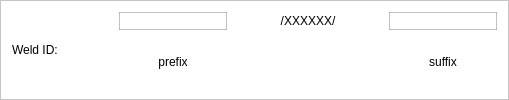
                   <widget class="QFrame" name="frame_6">
                    <property name="styleSheet">
                     <string notr="true">QFrame{
	background-color: rgb(255, 255, 255);}

QPushButton{
	font: 75 10pt &quot;Arial&quot; bold;
	color: rgb(255, 255, 255);
	border-radius: 5px;
	border: 1px solid rgb(30, 210, 80);
	background-color: rgb(30, 210, 80);
}


QLineEdit{
	background-color: (245, 245, 245);
	color: rgb(121, 121, 121);
	border: 1px solid rgba(150, 150, 150, 150);
}

</string>
                    </property>
                    <property name="frameShape">
                     <enum>QFrame::StyledPanel</enum>
                    </property>
                    <property name="frameShadow">
                     <enum>QFrame::Raised</enum>
                    </property>
                    <layout class="QHBoxLayout" name="horizontalLayout_13">
                     <item>
                      <widget class="QLabel" name="label_9">
                       <property name="minimumSize">
                        <size>
                         <width>101</width>
                         <height>0</height>
                        </size>
                       </property>
                       <property name="styleSheet">
                        <string notr="true">font: 75 12pt &quot;Calibri&quot; bold;</string>
                       </property>
                       <property name="text">
                        <string>Weld ID:</string>
                       </property>
                      </widget>
                     </item>
                     <item>
                      <layout class="QGridLayout" name="gridLayout_2">
                       <item row="0" column="1">
                        <widget class="QLabel" name="weldIDgeneratedLabel">
                         <property name="minimumSize">
                          <size>
                           <width>150</width>
                           <height>0</height>
                          </size>
                         </property>
                         <property name="text">
                          <string>/XXXXXX/</string>
                         </property>
                         <property name="alignment">
                          <set>Qt::AlignCenter</set>
                         </property>
                        </widget>
                       </item>
                       <item row="0" column="0">
                        <widget class="QLineEdit" name="weldIDprefixLine">
                         <property name="alignment">
                          <set>Qt::AlignCenter</set>
                         </property>
                         <property name="clearButtonEnabled">
                          <bool>true</bool>
                         </property>
                        </widget>
                       </item>
                       <item row="0" column="2">
                        <widget class="QLineEdit" name="weldIDsuffixLine">
                         <property name="alignment">
                          <set>Qt::AlignCenter</set>
                         </property>
                         <property name="clearButtonEnabled">
                          <bool>true</bool>
                         </property>
                        </widget>
                       </item>
                       <item row="1" column="0">
                        <widget class="QLabel" name="label_2">
                         <property name="text">
                          <string>prefix</string>
                         </property>
                         <property name="alignment">
                          <set>Qt::AlignCenter</set>
                         </property>
                        </widget>
                       </item>
                       <item row="1" column="2">
                        <widget class="QLabel" name="label_7">
                         <property name="text">
                          <string>suffix</string>
                         </property>
                         <property name="alignment">
                          <set>Qt::AlignCenter</set>
                         </property>
                        </widget>
                       </item>
                      </layout>
                     </item>
                    </layout>
                   </widget>
